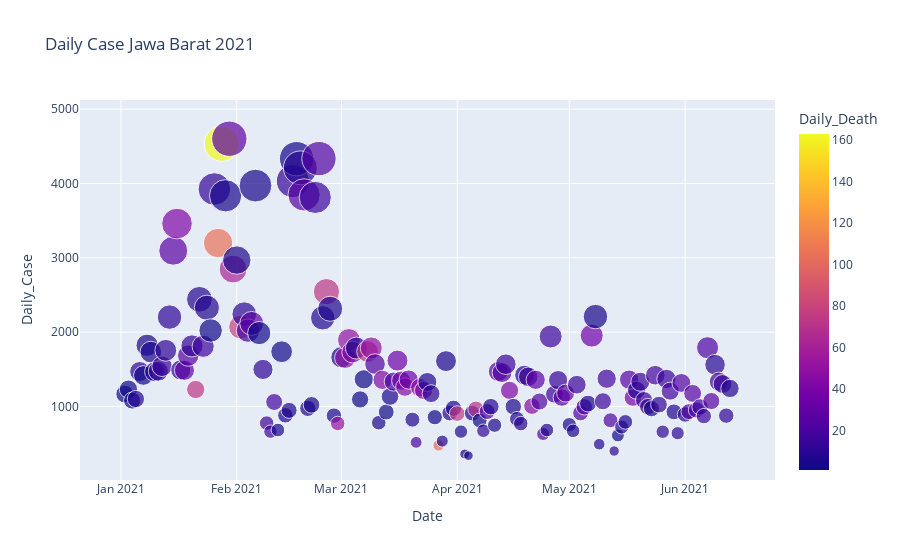

Notebook source saved alongside this figure:
### Code cell
import plotly.express as px

df['Date'] = pd.to_datetime(df['Date'], format='%d/%m/%Y')

df_2021 = df.query("Date > '01/01/2021' ")

df_jabar = df.query("Province == 'JAWA BARAT' & Date > '01/01/2021'")

px.line(df_2021, x='Date', y='Daily_Case', color='Province')

px.bar(df_jabar, x='Date', y='Daily_Case', color='Daily_Death')

px.pie(df, values='Daily_Case', names='Province', title='Daily Case by Province' )

px.scatter(df_jabar, x="Date", y="Daily_Case", size="Daily_Case", color="Daily_Death", hover_name="Daily_Case", size_max=25, title="Daily Case Jawa Barat 2021")

### Figure 1 — Plotly figure (JSON) as saved in the notebook; plotly's stock layout.template omitted (floating-point values rounded to 4 significant figures; data arrays with more than 128 entries replaced by an {"elided": "..."} marker saying what was removed)
{"data": [{"hovertemplate": "<b>%{hovertext}</b><br><br>Date=%{x}<br>Daily_Case=%{marker.size}<br>Daily_Death=%{marker.color}<extra></extra>", "hovertext": {"elided": "163 str values"}, "legendgroup": "", "marker": {"color": {"elided": "163 int values"}, "coloraxis": "coloraxis", "size": {"elided": "163 int values"}, "sizemode": "area", "sizeref": 7.362, "symbol": "circle"}, "mode": "markers", "name": "", "orientation": "v", "showlegend": false, "type": "scatter", "x": {"elided": "163 str values"}, "xaxis": "x", "y": {"elided": "163 int values"}, "yaxis": "y"}], "layout": {"coloraxis": {"colorbar": {"title": {"text": "Daily_Death"}}, "colorscale": [[0, "#0d0887"], [0.1111, "#46039f"], [0.2222, "#7201a8"], [0.3333, "#9c179e"], [0.4444, "#bd3786"], [0.5556, "#d8576b"], [0.6667, "#ed7953"], [0.7778, "#fb9f3a"], [0.8889, "#fdca26"], [1, "#f0f921"]]}, "legend": {"itemsizing": "constant", "tracegroupgap": 0}, "title": {"text": "Daily Case Jawa Barat 2021"}, "xaxis": {"anchor": "y", "domain": [0, 1], "title": {"text": "Date"}}, "yaxis": {"anchor": "x", "domain": [0, 1], "title": {"text": "Daily_Case"}}}}
